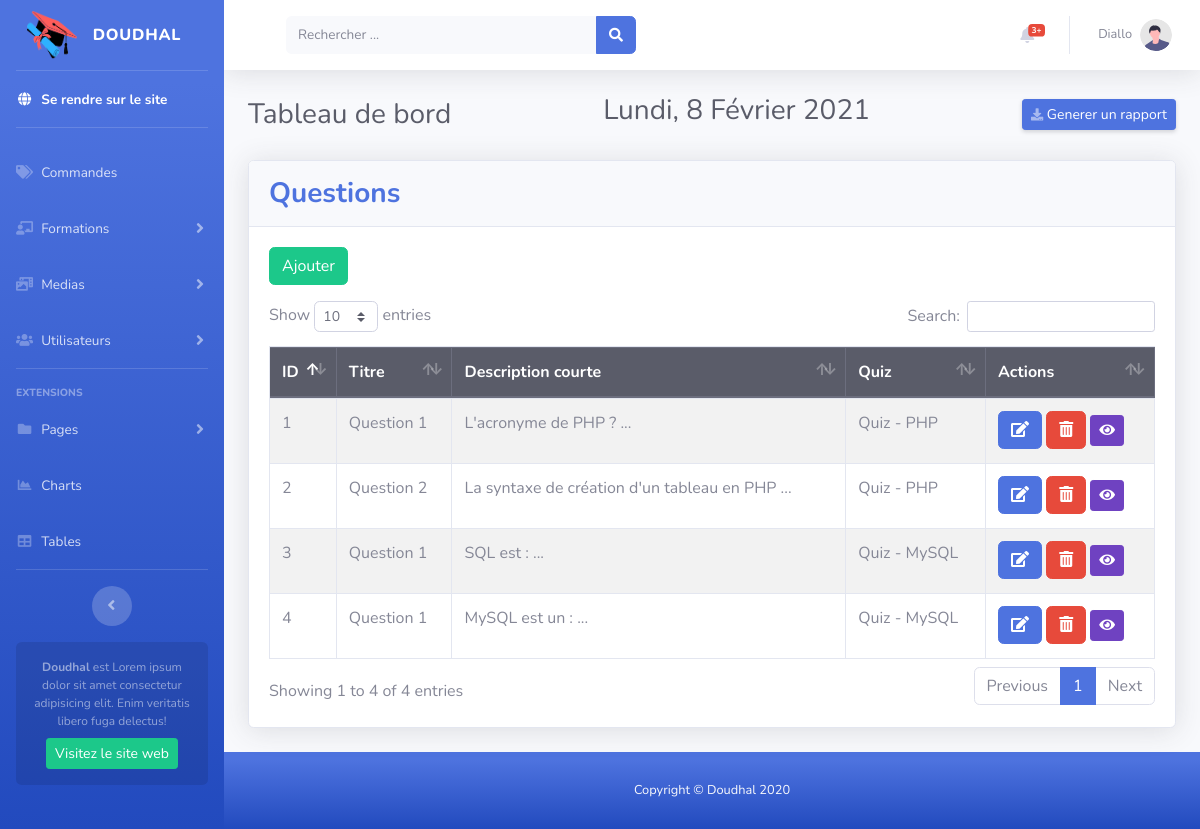
Page /admin.php?p=questions.index (signed in) on the committed database.
### tables this page shows
CREATE TABLE `questions` (
  `id` int(11) NOT NULL,
  `title` varchar(255) DEFAULT NULL,
  `description` text DEFAULT NULL,
  `quiz_id` int(11) DEFAULT NULL
);

CREATE TABLE `quizzes` (
  `id` int(11) NOT NULL,
  `title` varchar(100) DEFAULT NULL,
  `description` text DEFAULT NULL,
  `section_id` int(11) DEFAULT NULL
);

### app/Autoloader.php (called while the page is built, shortened)
<?php
class Autoloader {
    static function autoload($class){
        if(strpos($class, __NAMESPACE__.'\\') === 0){
            $class = str_replace(__NAMESPACE__.'\\', '', $class);
            $class = str_replace('\\', '/', $class);
        }
    }
}
?>

### app/App.php (called while the page is built, shortened)
<?php
class App{
    private static $database;
    public static function getDatabase(){
        if(self::$database === null){
            self::$database = new Database(self::DB_NAME, self::DB_USER, self::DB_PASSWORD, self::DB_HOST);
        }
        return self::$database;
    }
}

### app/Database.php (called while the page is built, shortened)
<?php
class Database{
    private $db_host;
    private $db_name;
    private $db_user;
    private $db_password;
    private $pdo;
    public function __construct($db_name, $db_user='admin', $db_password='admin',  $db_host='localhost'){
        $this->db_host = $db_host;
        $this->db_name = $db_name;
        $this->db_user = $db_user;
        $this->db_password = $db_password;
    }
    private function getPDO(){
        if($this->pdo === null){
            $pdo = new PDO("mysql:hostname={$this->db_host};dbname={$this->db_name}", $this->db_user, $this->db_password);
            $pdo->setAttribute(PDO::ATTR_ERRMODE, PDO::ERRMODE_EXCEPTION);
            $this->pdo = $pdo;
        }
        return $this->pdo;
    }
    public function query($statement, $class_name=null, $one='false'){
        $requete = $this->getPDO()->query($statement);
        if($class_name === null){
            $requete->setFetchMode(PDO::FETCH_OBJ);
        }else {
            $requete->setFetchMode(PDO::FETCH_CLASS, $class_name);
        }
        if($one){
            $data = $requete->fetch();
        }else{
            $data = $requete->fetchAll();
        }
        return $data;
    }
}

### app/Table/Table.php (called while the page is built, shortened)
<?php
class Table {
    public static function query($statement, $attributes=null, $one=false){
        if($attributes){
            return App::getDatabase()->prepare($statement, $attributes, get_called_class(), $one);
        }else{
            return App::getDatabase()->query($statement, get_called_class(), $one);
        }
    }
    public function __get($key){
        $method = 'get'.ucfirst($key);
        $this->$key = $this->$method();
        return $this->$key;
    }
}

### pages/admin/questions/index.php (the view, shortened to what this page needs)
<?php
$questions = Question::getAll();
?>
<div class="card shadow mb-4">
    <div class="card-header py-3">
        <h3 class="m-0 font-weight-bold text-primary">Questions</h3>
    </div>
    <div class="card-body">
        <div class="table-responsive">
            <p><a href="?p=questions.add" class="btn btn-success">Ajouter</a></p>
            <table class="table table-bordered  table-striped" id="dataTable">
                <thead class="thead-dark">
                    <th>ID</th>
                    <th>Titre</th>
                    <th>Description courte</th>
                    <th>Quiz</th>
                    <th>Actions</th>
                </thead>
                <tbody>
                    <?php foreach($questions as $question): ?>
                    <tr>
                        <td><?= $question->id ?></td>
                        <td><?= $question->title ?></td>
                        <td><?= $question->extract ?></td>
                        <td><?= $question->quiz ?></td>
                        <td >
                            <a href="?p=questions.edit&id=<?= $question->id ?>" class="btn btn-primary"><i class="fas fa-edit"></i></a>
                            <form action="?p=questions.delete" method="POST" class="d-inline">
                                <button type="submit" class="btn btn-danger"><i class="fas fa-trash-alt"></i></button>
                            </form>
                            <a href="?p=questions.show&id=<?= $question->id ?>" class="btn btn-sm btn-purple"><i class="fas fa-eye"></i></a>
                        </td>
                    </tr>
                    <?php endforeach; ?>
                </tbody>
            </table>
        </div>
    </div>
</div>

### app/Table/Question.php (shortened to what this page needs)
<?php
class Question extends Table{
    public static function getAll(){
        return self::query(
            "SELECT qts.id as id, qts.title as title, qts.description as description,
            qz.title as quiz
            FROM questions qts
            LEFT JOIN quizzes qz
            ON qts.quiz_id = qz.id
            ORDER BY qts.id, qz.id"
        );
    }
    public function getExtract(){
        $html = '<p>'.substr($this->description, 0, 120).' ...</p>';
        return $html;
    }
}

### rows in the picture
questions: id "1", title "Question 1", description "L'acronyme de PHP ?", quiz.title "Quiz - PHP"
questions: id "2", title "Question 2", description "La syntaxe de création d'un tableau en PHP", quiz.title "Quiz - PHP"
questions: id "3", title "Question 1", description "SQL est :", quiz.title "Quiz - MySQL"
questions: id "4", title "Question 1", description "MySQL est un :", quiz.title "Quiz - MySQL"

### other values in the picture
$_SESSION['user_name'] "Diallo"
